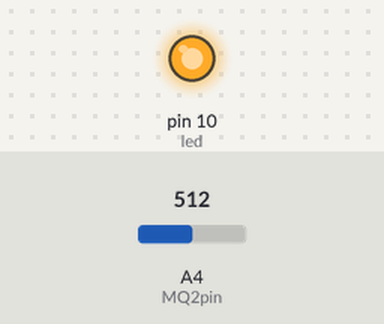
The sketch below on a simulated Arduino Uno, built with avr-gcc and run on an emulated ATmega328P. Shown: output pins drawn as LEDs (lit = HIGH). The inputs (shaded band) are chosen by the test bench; at power-on: A4 (MQ2pin) = 512. What the sketch prints to the serial monitor is not drawn.

Above: at 0.4 s.
Timing chart, 0 to 1.9 s (numbered marks = the images above):
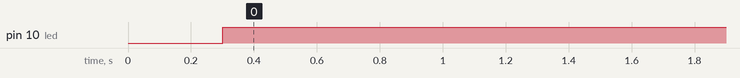

The sketch:

smokeSensor.ino
```cpp
#define MQ2pin A4
#define led 10
int sensorValue;
void setup() {
  // put your setup code here, to run once:

Serial.begin(9600);
pinMode(led,OUTPUT);
Serial.println("Gas sensor Warming up !");
delay(300);
}

void loop() {
  // put your main code here, to run repeatedly:
  digitalWrite(led,LOW);
  sensorValue=analogRead(MQ2pin);
  Serial.print("Sensor Value: ");
  Serial.println(sensorValue);
  if(sensorValue >300){
    Serial.print("| smoke detected ! ");
    digitalWrite(led,HIGH);

  }
  else{
    digitalWrite(led,LOW);
  }
  delay(200);
}
```

Measured:
- by itself, pin 10 (led): LOW → HIGH at 0.30 s
